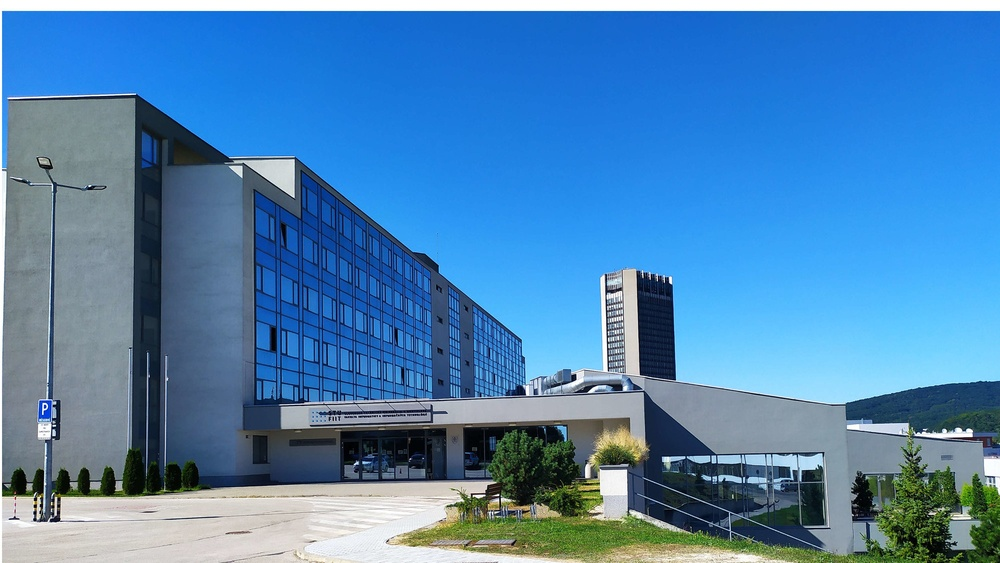
#> input picture FIIT_budova.jpg, 1000 x 563 px, shrunk from 2000 x 1126 before the run
$ python filters_showcase.py
#> lines starting #> are read from the running program, lines starting #| are printed output that depends on the picture
import matplotlib.pyplot as plt
import matplotlib.image as mpimg
import cv2
import numpy as np
# nacitanie obrazku
original_image = mpimg.imread('FIIT_budova.jpg')
#> original_image is the input picture: shape (563, 1000, 3); mean R, G, B 77.5, 132.1, 179.7


# Convert to grayscale
grayscale = cv2.cvtColor(original_image, cv2.COLOR_RGB2GRAY)
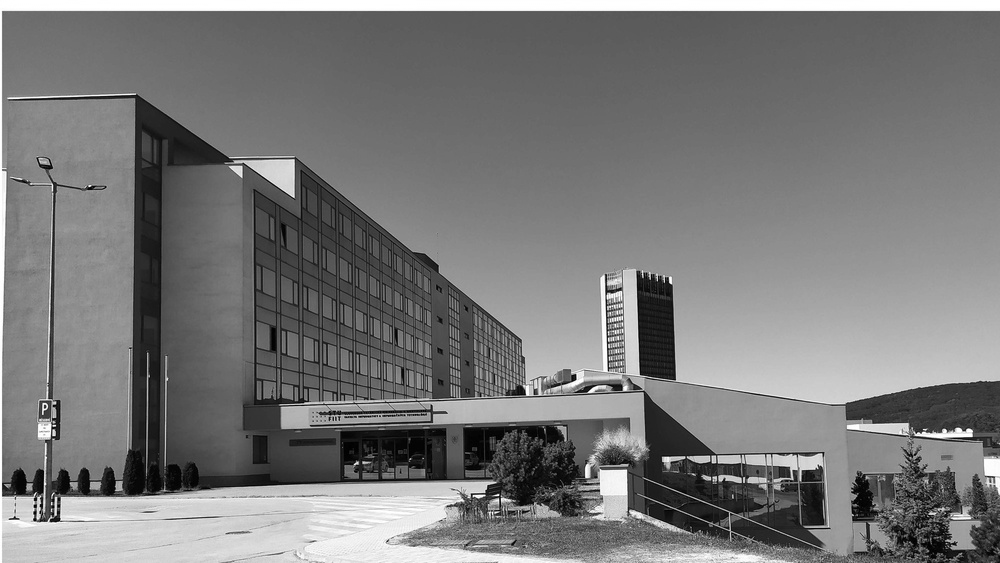
#> grayscale: shape (563, 1000); min 0, max 255, mean 121.2


f, figure = plt.subplots(1, 2, figsize=(15, 4))
figure[0].set_title('Original Image')
figure[0].imshow(original_image)

figure[1].set_title('Grayscale image')
figure[1].imshow(grayscale, cmap='gray')


plt.show()
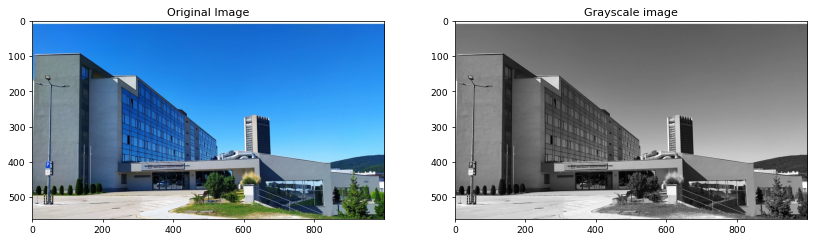
#> figure drawn by matplotlib, 2 panels


# vertikalny filter
vertical = np.array([[-1, 0, 1],
                     [-1, 0, 1],
                     [-1, 0, 1]])


# horizontalny filter
horizontal = np.array([[ -1, -1, -1],
                       [ 0, 0, 0],
                       [ 1, 1, 1]])

sharpening = np.array([[0,-1,0],
                        [-1,5,-1],
                        [0,-1,0]])

horizontal_filter = cv2.filter2D(grayscale, -1, horizontal)
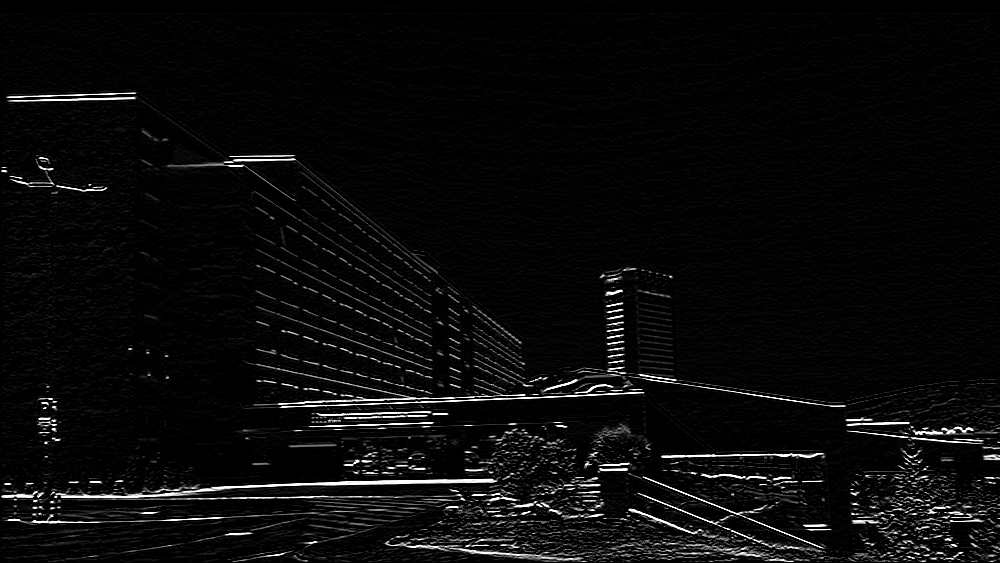
#> horizontal_filter: shape (563, 1000); min 0, max 255, mean 10.4
vertical_filter = cv2.filter2D(grayscale, -1, vertical)
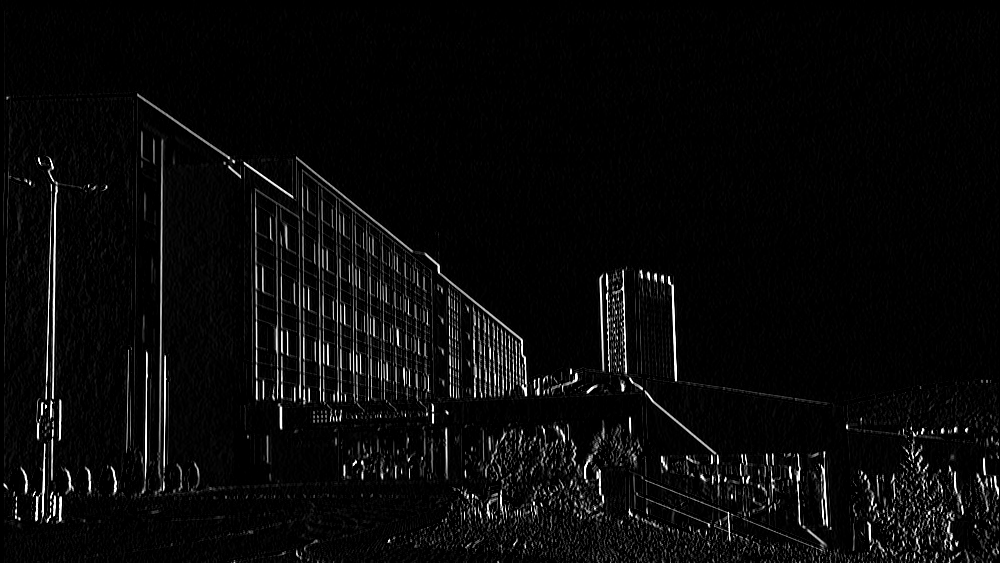
#> vertical_filter: shape (563, 1000); min 0, max 255, mean 9.3

f, figure = plt.subplots(1, 2, figsize=(15, 4))
figure[0].set_title('detection of horizontal edges')
figure[0].imshow(horizontal_filter, cmap='gray')

figure[1].set_title('detection of vertical edges')
figure[1].imshow(vertical_filter, cmap='gray')
plt.show()


f, figure = plt.subplots(1, 2, figsize=(15, 4))
figure[0].set_title('Grayscale image')
figure[0].imshow(grayscale, cmap='gray')


sharpening_filter = cv2.filter2D(grayscale,-1,sharpening)
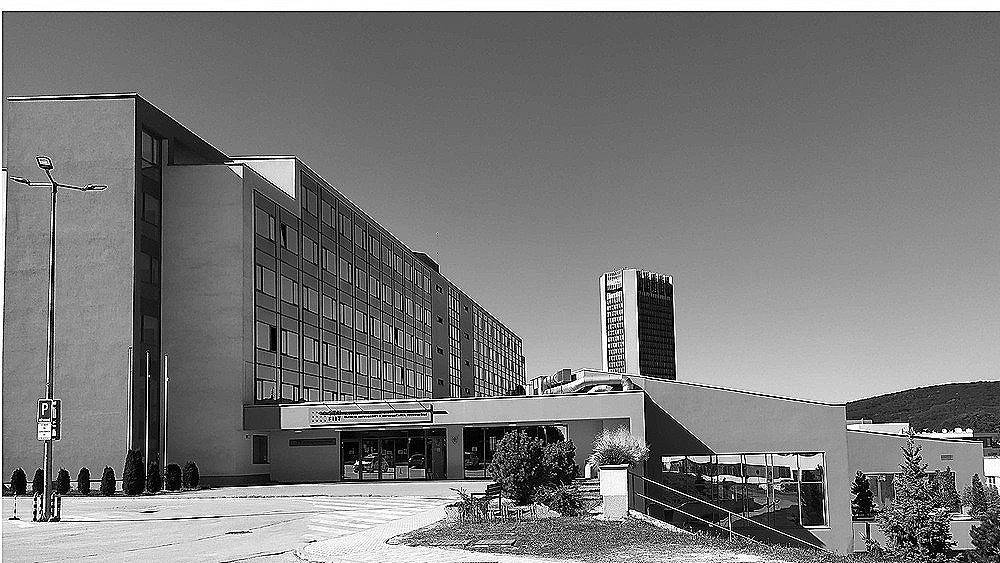
#> sharpening_filter: shape (563, 1000); min 0, max 255, mean 122.2
figure[1].set_title('Grayscale image - sharpened')
figure[1].imshow(sharpening_filter,cmap='gray')

plt.show()
